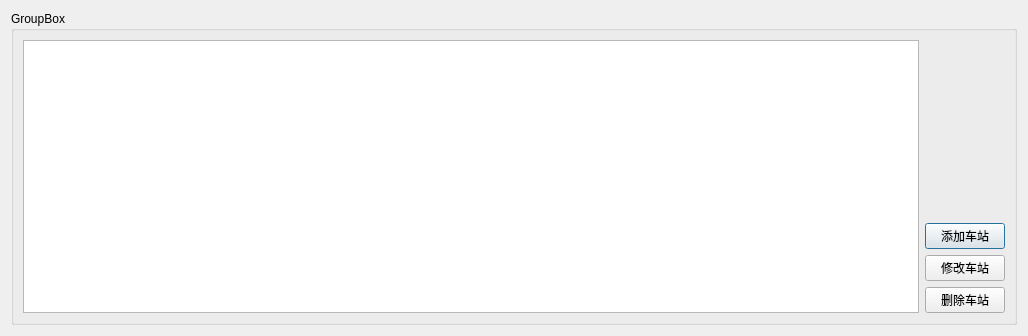
<?xml version="1.0" encoding="UTF-8"?>
<ui version="4.0">
 <class>StationDlg</class>
 <widget class="QDialog" name="StationDlg">
  <property name="geometry">
   <rect>
    <x>0</x>
    <y>0</y>
    <width>1028</width>
    <height>336</height>
   </rect>
  </property>
  <property name="windowTitle">
   <string>Station</string>
  </property>
  <layout class="QGridLayout" name="gridLayout_2">
   <item row="0" column="0">
    <widget class="QGroupBox" name="groupBox">
     <property name="title">
      <string>GroupBox</string>
     </property>
     <layout class="QGridLayout" name="gridLayout">
      <item row="0" column="0">
       <layout class="QVBoxLayout" name="verticalLayout_2">
        <item>
         <layout class="QHBoxLayout" name="horizontalLayout">
          <item>
           <widget class="QTableView" name="tableView"/>
          </item>
          <item>
           <layout class="QVBoxLayout" name="verticalLayout">
            <item>
             <spacer name="verticalSpacer">
              <property name="orientation">
               <enum>Qt::Vertical</enum>
              </property>
              <property name="sizeHint" stdset="0">
               <size>
                <width>20</width>
                <height>40</height>
               </size>
              </property>
             </spacer>
            </item>
            <item>
             <widget class="QPushButton" name="pushButton">
              <property name="text">
               <string>添加车站</string>
              </property>
             </widget>
            </item>
            <item>
             <widget class="QPushButton" name="pushButton_2">
              <property name="text">
               <string>修改车站</string>
              </property>
             </widget>
            </item>
            <item>
             <widget class="QPushButton" name="pushButton_3">
              <property name="text">
               <string>删除车站</string>
              </property>
             </widget>
            </item>
           </layout>
          </item>
         </layout>
        </item>
       </layout>
      </item>
     </layout>
    </widget>
   </item>
  </layout>
 </widget>
 <resources/>
 <connections/>
</ui>
